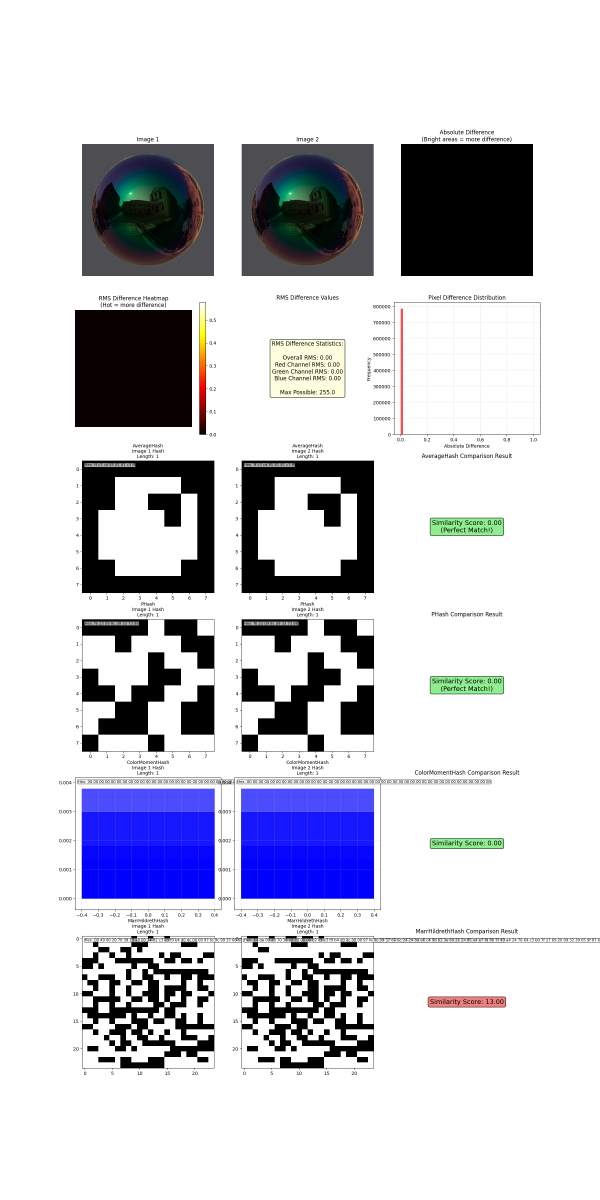
#> input picture pymaterialx/image_hashing/hash1.png, 1800 x 3600 px (shown at 1/3 size)
$ python vis_hash.py hash1.png hash2.png
#> lines starting #> are read from the running program, lines starting #| are printed output that depends on the picture; long printed decimals are rounded
# @file vis_hash.py
# @brief Comprehensive image hash comparison and visualization tool.
# Install dependeices with: pip install -r requirements.txt
import cv2
import numpy as np
import matplotlib.pyplot as plt
from math import sqrt
import time
import argparse

class ImageHashVisualizer:
    """
    Comprehensive image hash comparison and visualization tool.

    Hash method summary:
    - AverageHash (aHash): Computes a simple mean value of image pixels. Produces a binary hash by comparing each pixel to the average. Sensitive to overall brightness, robust to minor changes.
    - PHash (Perceptual Hash): Uses Discrete Cosine Transform (DCT) to capture image structure. More robust to small changes, compression, and scaling. Focuses on image features rather than pixel values.
    - ColorMomentHash: Uses color moments (mean, standard deviation, skewness) of image channels. Captures color distribution and statistics. Good for distinguishing images with different color schemes.
    - MarrHildrethHash: Based on Marr-Hildreth edge detection (Laplacian of Gaussian). Encodes edge information and image structure. Robust to lighting changes, focuses on shapes and edges.
    - RadialVarianceHash: Analyzes variance along radial lines from the image center in polar coordinates. Robust to rotation and circular patterns. Focuses on structural distribution radiating outward.

    Visualizations:
    - Absolute difference image
    - RMS difference heatmap
    - Histograms of per-pixel differences
    - Hash visualizations and similarity scores
    """
    def __init__(self, img1_path, img2_path):
        self.img1_path = img1_path
        self.img2_path = img2_path
        self.img1 = None
        self.img2 = None
        self.hash_methods = {
            'AverageHash': cv2.img_hash.AverageHash_create(),
            'PHash': cv2.img_hash.PHash_create(),
            'ColorMomentHash': cv2.img_hash.ColorMomentHash_create(),
            'MarrHildrethHash': cv2.img_hash.MarrHildrethHash_create(),
            #'RadialVarianceHash': cv2.img_hash.RadialVarianceHash_create()
        }
        self.timings = {}
        self.diff_abs = None
        self.diff_squared = None
        self.rms_overall = 0.0
        self.hash_results = {}
        self.visualize = False
        self.plot_differences = False
        self.save_figures = True
        self.visualize = False
        self.plot_differences = False

    def set_visualize(self, visualize):
        self.visualize = visualize

    def set_plot_differences(self, plot):
        self.plot_differences = plot

    def set_image_paths(self, img1_path, img2_path):
        self.img1_path = img1_path
        self.img2_path = img2_path

    def get_hash_methods(self):
        return self.hash_methods

    def get_timings(self):
        return self.timings

    def clear_timings(self):
        self.timings = {}

    # [166 lines left out: function draw, not called in this run]

    def compare(self):
        self.clear_timings()
        t_start = time.time()
        t_load = time.time()
        self.img1 = cv2.imread(self.img1_path)
#> self.img1 is the input picture: shape (3600, 1800, 3); mean B, G, R 213.3, 204.5, 204.3
        self.img2 = cv2.imread(self.img2_path)
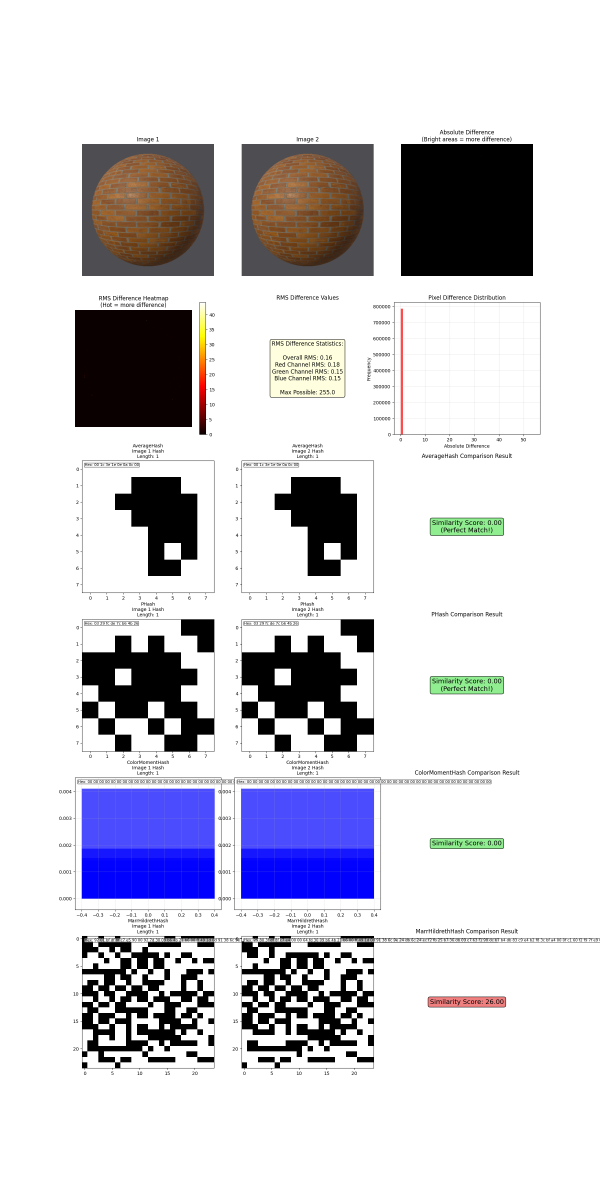
#> input picture pymaterialx/image_hashing/hash2.png, 1800 x 3600 px (shown at 1/3 size)
#> self.img2 is the input picture: shape (3600, 1800, 3); mean B, G, R 215.1, 208.1, 209.2
        self.timings['image_load'] = time.time() - t_load

        if self.img1 is None or self.img2 is None:
            raise ValueError("Could not load one or both images")

        # Resize to same dimensions
        if self.img1.shape != self.img2.shape:
            img2 = cv2.resize(self.img2, (self.img1.shape[1], self.img1.shape[0]))

        # Compute image differences with RMS
        t_rms = time.time()
        self.diff_abs = cv2.absdiff(self.img1, self.img2)
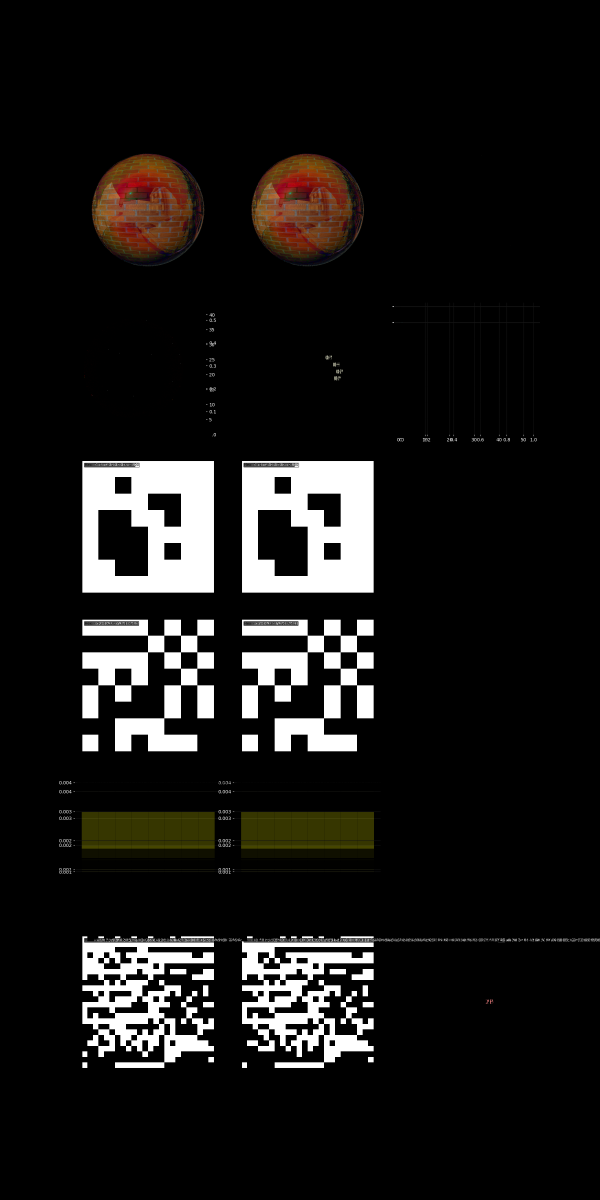
#> self.diff_abs: shape (3600, 1800, 3) (shown at 1/3 size); mean B, G, R 22.4, 23.8, 25.1
        self.diff_squared = (self.img1.astype(np.float32) - self.img2.astype(np.float32)) ** 2
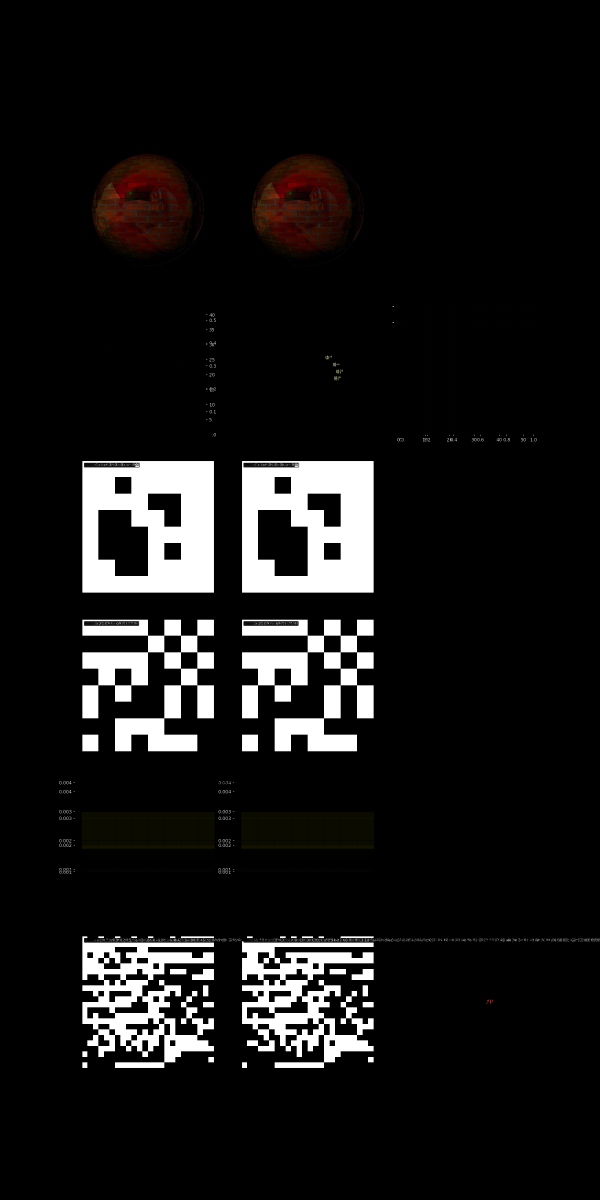
#> self.diff_squared: shape (3600, 1800, 3) float32 (shown at 1/3 size); mean B, G, R 5511.8, 5595.4, 5808.6; drawn with min black and max white
        rms_b = sqrt(np.mean(self.diff_squared[:,:,0]))
#> rms_b = 74.03
        rms_g = sqrt(np.mean(self.diff_squared[:,:,1]))
#> rms_g = 74.67
        rms_r = sqrt(np.mean(self.diff_squared[:,:,2]))
#> rms_r = 76.08
        self.rms_overall = sqrt(np.mean(self.diff_squared))
#> self.rms_overall = 74.93
        self.timings['rms_calc'] = time.time() - t_rms

        # Compute all hashes upfront
        t_hash = time.time()
        self.hash_results = {}
        hash_timings = {}
        for name, hash_func in self.hash_methods.items():
            t_hash_type = time.time()
            hash1 = hash_func.compute(self.img1)
            hash2 = hash_func.compute(self.img2)
            similarity = hash_func.compare(hash1, hash2)
#> similarity = 5
            self.hash_results[name] = {
                'hash1': hash1,
                'hash2': hash2,
                'similarity': similarity,
                'func': hash_func
            }
            hash_timings[name] = time.time() - t_hash_type
        self.timings['hash_calc'] = time.time() - t_hash
        self.timings['hash_calc_types'] = hash_timings

        if self.visualize:
            self.draw()

        self.timings['total'] = time.time() - t_start

        return {
            'rms_overall': self.rms_overall,
            'rms_channels': (rms_b, rms_g, rms_r),
            'hash_results': self.hash_results
        }

def main():
    parser = argparse.ArgumentParser(description="Comprehensive Image Hash Comparison and Visualization Tool")
    parser.add_argument("image1", help="Path to the first image")
    parser.add_argument("image2", help="Path to the second image")
    parser.add_argument("-v", "--visualize", action="store_true", help="Enable visualization of results")
    parser.add_argument("-pd", "--plot-differences", action="store_true", help="Plot image histograms")
    args = parser.parse_args()

    visualizer = ImageHashVisualizer(args.image1, args.image2)
    visualizer.set_plot_differences(args.plot_differences)
    visualizer.set_visualize(args.visualize)
    results = visualizer.compare()
#> results = 3 items

    # Print summary
    print("### Image Hash Comparison Results\n")
    print(f"- RMS Overall: {results['rms_overall']}")
#| - RMS Overall: 74.931

    print("##### Hash Similarities\n")
    print("| Hash Method | Hash Image 1 | Hash Image 2 | Similarity |")
    print("| :-------------: |:-------------: | :-----------: |:-----------: |")
    for name, result in results['hash_results'].items():
        hash1 = result['hash1']
        hash2 = result['hash2']
        # Format hash values for display
        if hasattr(hash1, 'flatten'):
            hash1_str = ' '.join(f'{int(x):02x}' for x in hash1.flatten())
        else:
            hash1_str = str(hash1)
        if hasattr(hash2, 'flatten'):
            hash2_str = ' '.join(f'{int(x):02x}' for x in hash2.flatten())
        else:
            hash2_str = str(hash2)
        #hash_display = f": {hash1_str}. 2: {hash2_str}"
        print(f"| {name} | {hash1_str} | { hash2_str} | {result['similarity']} |")
#> this loop made 4 passes
#> name on passes 1 to 4: 'AverageHash', 'PHash', 'ColorMomentHash', 'MarrHildrethHash'
#> (printed output is left out)

    timings = visualizer.get_timings()
    print("\n##### Timings (seconds)\n")
    print("| Step | Time (s) |")
    print("|------|----------|")
    for k, v in timings.items():
        if isinstance(v, dict):
            print(f"| **{k}** | |")
            for subk, subv in v.items():
                print(f"| - {subk} | {subv:.3f} |")
        else:
            print(f"| {k} | {v:.3f} |")

if __name__ == "__main__":
    main()
